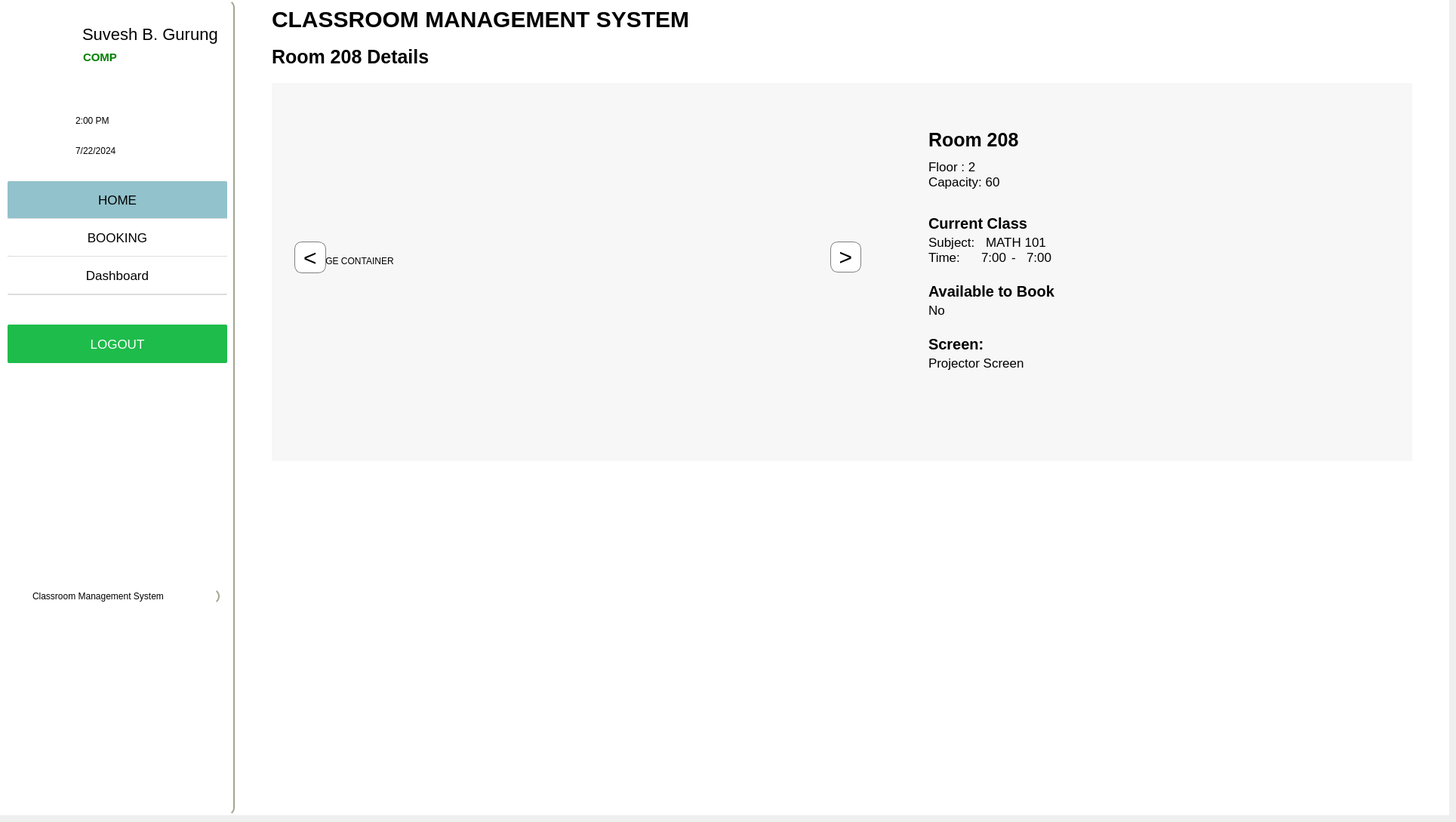
      <widget class="QWidget" name="room_208_page">
       <widget class="QFrame" name="frame_19">
        <property name="geometry">
         <rect>
          <x>0</x>
          <y>0</y>
          <width>1920</width>
          <height>1080</height>
         </rect>
        </property>
        <property name="styleSheet">
         <string notr="true">
background-color:white;
border:none;</string>
        </property>
        <property name="frameShape">
         <enum>QFrame::StyledPanel</enum>
        </property>
        <property name="frameShadow">
         <enum>QFrame::Raised</enum>
        </property>
        <widget class="QFrame" name="main_content_8">
         <property name="geometry">
          <rect>
           <x>320</x>
           <y>-10</y>
           <width>1591</width>
           <height>1080</height>
          </rect>
         </property>
         <property name="minimumSize">
          <size>
           <width>1541</width>
           <height>0</height>
          </size>
         </property>
         <property name="styleSheet">
          <string notr="true">
QFrame{
border-left:2px;

}</string>
         </property>
         <property name="frameShape">
          <enum>QFrame::StyledPanel</enum>
         </property>
         <property name="frameShadow">
          <enum>QFrame::Raised</enum>
         </property>
         <widget class="QFrame" name="header_9">
          <property name="geometry">
           <rect>
            <x>0</x>
            <y>10</y>
            <width>1581</width>
            <height>51</height>
           </rect>
          </property>
          <property name="frameShape">
           <enum>QFrame::StyledPanel</enum>
          </property>
          <property name="frameShadow">
           <enum>QFrame::Raised</enum>
          </property>
          <widget class="QLabel" name="label_24">
           <property name="geometry">
            <rect>
             <x>40</x>
             <y>0</y>
             <width>1161</width>
             <height>51</height>
            </rect>
           </property>
           <property name="styleSheet">
            <string notr="true">font-size:30px;
color:black;
font-weight:bold;</string>
           </property>
           <property name="text">
            <string>CLASSROOM MANAGEMENT SYSTEM</string>
           </property>
          </widget>
         </widget>
         <widget class="QFrame" name="room_info_6">
          <property name="geometry">
           <rect>
            <x>40</x>
            <y>120</y>
            <width>1511</width>
            <height>501</height>
           </rect>
          </property>
          <property name="styleSheet">
           <string notr="true">QFrame{
background-color:rgba(234, 234, 234,0.4);
}</string>
          </property>
          <property name="frameShape">
           <enum>QFrame::StyledPanel</enum>
          </property>
          <property name="frameShadow">
           <enum>QFrame::Raised</enum>
          </property>
          <widget class="QFrame" name="iamge_frame_6">
           <property name="geometry">
            <rect>
             <x>10</x>
             <y>10</y>
             <width>841</width>
             <height>471</height>
            </rect>
           </property>
           <property name="styleSheet">
            <string notr="true">color:black;
background:transparent;</string>
           </property>
           <property name="frameShape">
            <enum>QFrame::StyledPanel</enum>
           </property>
           <property name="frameShadow">
            <enum>QFrame::Raised</enum>
           </property>
           <widget class="QWidget" name="widget_6" native="true">
            <property name="geometry">
             <rect>
              <x>40</x>
              <y>20</y>
              <width>711</width>
              <height>411</height>
             </rect>
            </property>
            <widget class="QLabel" name="image_holder_6">
             <property name="geometry">
              <rect>
               <x>0</x>
               <y>0</y>
               <width>711</width>
               <height>411</height>
              </rect>
             </property>
             <property name="styleSheet">
              <string notr="true">background-color:transparent;</string>
             </property>
             <property name="text">
              <string>IMAGE CONTAINER</string>
             </property>
            </widget>
           </widget>
           <widget class="QPushButton" name="right_swipe_button_6">
            <property name="geometry">
             <rect>
              <x>730</x>
              <y>200</y>
              <width>41</width>
              <height>41</height>
             </rect>
            </property>
            <property name="styleSheet">
             <string notr="true">background-color:white;
border:1px solid grey;

border-radius: 10px;
max-width:40px;
max-height:40px;
font-size:30px;</string>
            </property>
            <property name="text">
             <string>&gt;</string>
            </property>
           </widget>
           <widget class="QPushButton" name="left_swipe_button_6">
            <property name="geometry">
             <rect>
              <x>20</x>
              <y>200</y>
              <width>42</width>
              <height>42</height>
             </rect>
            </property>
            <property name="styleSheet">
             <string notr="true">background-color:white;
border:1px solid grey;

border-radius: 10px;
max-width:40px;
max-height:40px;
font-size:30px;</string>
            </property>
            <property name="text">
             <string>&lt;</string>
            </property>
           </widget>
          </widget>
          <widget class="QFrame" name="room_details_info_6">
           <property name="geometry">
            <rect>
             <x>850</x>
             <y>30</y>
             <width>641</width>
             <height>471</height>
            </rect>
           </property>
           <property name="styleSheet">
            <string notr="true">background:transparent;</string>
           </property>
           <property name="frameShape">
            <enum>QFrame::StyledPanel</enum>
           </property>
           <property name="frameShadow">
            <enum>QFrame::Raised</enum>
           </property>
           <widget class="QLabel" name="room_number_11">
            <property name="geometry">
             <rect>
              <x>20</x>
              <y>30</y>
              <width>141</width>
              <height>31</height>
             </rect>
            </property>
            <property name="styleSheet">
             <string notr="true">color:black;
font-size:25px;
font-weight:bold;</string>
            </property>
            <property name="text">
             <string>Room 208</string>
            </property>
           </widget>
           <widget class="QLabel" name="Floor_6">
            <property name="geometry">
             <rect>
              <x>20</x>
              <y>70</y>
              <width>71</width>
              <height>21</height>
             </rect>
            </property>
            <property name="styleSheet">
             <string notr="true">color:black;
font-size:17px;</string>
            </property>
            <property name="text">
             <string>Floor : 2</string>
            </property>
           </widget>
           <widget class="QLabel" name="capacity_6">
            <property name="geometry">
             <rect>
              <x>20</x>
              <y>90</y>
              <width>101</width>
              <height>21</height>
             </rect>
            </property>
            <property name="styleSheet">
             <string notr="true">color:black;
font-size:17px;</string>
            </property>
            <property name="text">
             <string>Capacity: 60</string>
            </property>
           </widget>
           <widget class="QLabel" name="room_number_12">
            <property name="geometry">
             <rect>
              <x>20</x>
              <y>140</y>
              <width>171</width>
              <height>31</height>
             </rect>
            </property>
            <property name="styleSheet">
             <string notr="true">color:black;
font-size:20px;
font-weight:bold;</string>
            </property>
            <property name="text">
             <string>Current Class</string>
            </property>
           </widget>
           <widget class="QLabel" name="Subject_6">
            <property name="geometry">
             <rect>
              <x>20</x>
              <y>170</y>
              <width>71</width>
              <height>21</height>
             </rect>
            </property>
            <property name="styleSheet">
             <string notr="true">color:black;
font-size:17px;</string>
            </property>
            <property name="text">
             <string>Subject:</string>
            </property>
           </widget>
           <widget class="QLabel" name="Subject_name_6">
            <property name="geometry">
             <rect>
              <x>90</x>
              <y>170</y>
              <width>271</width>
              <height>21</height>
             </rect>
            </property>
            <property name="styleSheet">
             <string notr="true">color:black;
font-size:17px;
padding:2px;</string>
            </property>
            <property name="text">
             <string>MATH 101</string>
            </property>
           </widget>
           <widget class="QLabel" name="Time_6">
            <property name="geometry">
             <rect>
              <x>20</x>
              <y>190</y>
              <width>71</width>
              <height>21</height>
             </rect>
            </property>
            <property name="styleSheet">
             <string notr="true">color:black;
font-size:17px;</string>
            </property>
            <property name="text">
             <string>Time:</string>
            </property>
           </widget>
           <widget class="QLabel" name="start_time_6">
            <property name="geometry">
             <rect>
              <x>90</x>
              <y>190</y>
              <width>41</width>
              <height>21</height>
             </rect>
            </property>
            <property name="styleSheet">
             <string notr="true">color:black;
font-size:17px;</string>
            </property>
            <property name="text">
             <string>7:00 </string>
            </property>
           </widget>
           <widget class="QLabel" name="dash_6">
            <property name="geometry">
             <rect>
              <x>130</x>
              <y>190</y>
              <width>16</width>
              <height>21</height>
             </rect>
            </property>
            <property name="styleSheet">
             <string notr="true">color:black;
font-size:17px;</string>
            </property>
            <property name="text">
             <string>-</string>
            </property>
           </widget>
           <widget class="QLabel" name="end_time_6">
            <property name="geometry">
             <rect>
              <x>150</x>
              <y>190</y>
              <width>41</width>
              <height>21</height>
             </rect>
            </property>
            <property name="styleSheet">
             <string notr="true">color:black;
font-size:17px;</string>
            </property>
            <property name="text">
             <string>7:00 </string>
            </property>
           </widget>
           <widget class="QLabel" name="Available_6">
            <property name="geometry">
             <rect>
              <x>20</x>
              <y>230</y>
              <width>171</width>
              <height>31</height>
             </rect>
            </property>
            <property name="styleSheet">
             <string notr="true">color:black;
font-size:20px;
font-weight:bold;</string>
            </property>
            <property name="text">
             <string>Available to Book</string>
            </property>
           </widget>
           <widget class="QLabel" name="availability_status_6">
            <property name="geometry">
             <rect>
              <x>20</x>
              <y>260</y>
              <width>71</width>
              <height>21</height>
             </rect>
            </property>
            <property name="styleSheet">
             <string notr="true">color:black;
font-size:17px;</string>
            </property>
            <property name="text">
             <string>No</string>
            </property>
           </widget>
           <widget class="QLabel" name="screen_6">
            <property name="geometry">
             <rect>
              <x>20</x>
              <y>300</y>
              <width>171</width>
              <height>31</height>
             </rect>
            </property>
            <property name="styleSheet">
             <string notr="true">color:black;
font-size:20px;
font-weight:bold;</string>
            </property>
            <property name="text">
             <string>Screen:</string>
            </property>
           </widget>
           <widget class="QLabel" name="screentype_6">
            <property name="geometry">
             <rect>
              <x>20</x>
              <y>330</y>
              <width>131</width>
              <height>21</height>
             </rect>
            </property>
            <property name="styleSheet">
             <string notr="true">color:black;
font-size:17px;</string>
            </property>
            <property name="text">
             <string>Projector Screen</string>
            </property>
           </widget>
          </widget>
         </widget>
         <widget class="QLabel" name="room_name_6">
          <property name="geometry">
           <rect>
            <x>40</x>
            <y>60</y>
            <width>1161</width>
            <height>51</height>
           </rect>
          </property>
          <property name="styleSheet">
           <string notr="true">font-size:25px;
color:black;
font-weight:bold;</string>
          </property>
          <property name="text">
           <string>Room 208 Details</string>
          </property>
         </widget>
        </widget>
        <widget class="QFrame" name="sidebar_10">
         <property name="geometry">
          <rect>
           <x>0</x>
           <y>0</y>
           <width>311</width>
           <height>1080</height>
          </rect>
         </property>
         <property name="minimumSize">
          <size>
           <width>0</width>
           <height>0</height>
          </size>
         </property>
         <property name="styleSheet">
          <string notr="true">
background-color:white;
border:2.2px solid  rgb(162, 166, 143);
border-top:10px;
border-left:10px;
border-bottom:10px;
border-radius:10px;

</string>
         </property>
         <property name="frameShape">
          <enum>QFrame::StyledPanel</enum>
         </property>
         <property name="frameShadow">
          <enum>QFrame::Raised</enum>
         </property>
         <widget class="QFrame" name="frame_20">
          <property name="geometry">
           <rect>
            <x>10</x>
            <y>10</y>
            <width>291</width>
            <height>121</height>
           </rect>
          </property>
          <property name="styleSheet">
           <string notr="true">border:none;</string>
          </property>
          <property name="frameShape">
           <enum>QFrame::StyledPanel</enum>
          </property>
          <property name="frameShadow">
           <enum>QFrame::Raised</enum>
          </property>
          <widget class="QLabel" name="username_10">
           <property name="geometry">
            <rect>
             <x>99</x>
             <y>20</y>
             <width>201</width>
             <height>31</height>
            </rect>
           </property>
           <property name="styleSheet">
            <string notr="true">color:rgb(0, 0, 0);
font-size:22px;</string>
           </property>
           <property name="text">
            <string>Suvesh B. Gurung</string>
           </property>
          </widget>
          <widget class="QLabel" name="department_10">
           <property name="geometry">
            <rect>
             <x>100</x>
             <y>50</y>
             <width>191</width>
             <height>31</height>
            </rect>
           </property>
           <property name="styleSheet">
            <string notr="true">color:green;
font-weight:bold;
font-size:15px;</string>
           </property>
           <property name="text">
            <string>COMP</string>
           </property>
          </widget>
          <widget class="QLabel" name="label_25">
           <property name="geometry">
            <rect>
             <x>0</x>
             <y>0</y>
             <width>91</width>
             <height>91</height>
            </rect>
           </property>
           <property name="styleSheet">
            <string notr="true">
background-image: url(:/resource/assets/Cms.png);
</string>
           </property>
           <property name="text">
            <string/>
           </property>
           <property name="pixmap">
            <pixmap resource="resources.qrc">:/resource/assets/Cms.png</pixmap>
           </property>
           <property name="scaledContents">
            <bool>true</bool>
           </property>
          </widget>
         </widget>
         <widget class="QFrame" name="dynamic_time_9">
          <property name="geometry">
           <rect>
            <x>10</x>
            <y>130</y>
            <width>291</width>
            <height>121</height>
           </rect>
          </property>
          <property name="styleSheet">
           <string notr="true">border:none;</string>
          </property>
          <property name="frameShape">
           <enum>QFrame::StyledPanel</enum>
          </property>
          <property name="frameShadow">
           <enum>QFrame::Raised</enum>
          </property>
          <widget class="QLabel" name="time_9">
           <property name="geometry">
            <rect>
             <x>90</x>
             <y>20</y>
             <width>141</width>
             <height>20</height>
            </rect>
           </property>
           <property name="styleSheet">
            <string notr="true">QLabel{
color:black;
font-size:17px;
};</string>
           </property>
           <property name="text">
            <string>2:00 PM</string>
           </property>
          </widget>
          <widget class="QLabel" name="time_icon_9">
           <property name="geometry">
            <rect>
             <x>50</x>
             <y>20</y>
             <width>21</width>
             <height>21</height>
            </rect>
           </property>
           <property name="text">
            <string/>
           </property>
           <property name="pixmap">
            <pixmap resource="resources.qrc">:/resource/assets/clock.png</pixmap>
           </property>
           <property name="scaledContents">
            <bool>true</bool>
           </property>
          </widget>
          <widget class="QLabel" name="date_11">
           <property name="geometry">
            <rect>
             <x>90</x>
             <y>60</y>
             <width>141</width>
             <height>20</height>
            </rect>
           </property>
           <property name="styleSheet">
            <string notr="true">QLabel{
color:black;
font-size:17px;
};</string>
           </property>
           <property name="text">
            <string>7/22/2024</string>
           </property>
          </widget>
          <widget class="QLabel" name="date_icon_9">
           <property name="geometry">
            <rect>
             <x>50</x>
             <y>60</y>
             <width>21</width>
             <height>21</height>
            </rect>
           </property>
           <property name="text">
            <string/>
           </property>
           <property name="pixmap">
            <pixmap resource="resources.qrc">:/resource/assets/calendar.png</pixmap>
           </property>
           <property name="scaledContents">
            <bool>true</bool>
           </property>
          </widget>
         </widget>
         <widget class="QFrame" name="navigation_9">
          <property name="geometry">
           <rect>
            <x>10</x>
            <y>240</y>
            <width>291</width>
            <height>191</height>
           </rect>
          </property>
          <property name="styleSheet">
           <string notr="true">border:none;</string>
          </property>
          <property name="frameShape">
           <enum>QFrame::StyledPanel</enum>
          </property>
          <property name="frameShadow">
           <enum>QFrame::Raised</enum>
          </property>
          <widget class="QPushButton" name="home_11">
           <property name="geometry">
            <rect>
             <x>0</x>
             <y>0</y>
             <width>291</width>
             <height>51</height>
            </rect>
           </property>
           <property name="styleSheet">
            <string notr="true">QPushButton {
    background-color: rgb(146,194,204);
    font-size: 17px;
    color: black;
    border: none;
border-radius:2px;
    border-bottom: 2px solid rgb(221, 221, 221); /* Adds a bottom border */
}

QPushButton:hover {
    background-color: grey;
    color: white;
}
</string>
           </property>
           <property name="text">
            <string>HOME</string>
           </property>
          </widget>
          <widget class="QPushButton" name="booking_11">
           <property name="geometry">
            <rect>
             <x>0</x>
             <y>50</y>
             <width>291</width>
             <height>51</height>
            </rect>
           </property>
           <property name="styleSheet">
            <string notr="true">QPushButton {
    background-color: white;
    font-size: 17px;
    color: black;
    border: none;
border-radius:2px;
    border-bottom: 2px solid rgb(221, 221, 221); /* Adds a bottom border */
}

QPushButton:hover {
    background-color: grey;
    color: white;
}
</string>
           </property>
           <property name="text">
            <string>BOOKING</string>
           </property>
          </widget>
          <widget class="QPushButton" name="schedule_11">
           <property name="geometry">
            <rect>
             <x>0</x>
             <y>100</y>
             <width>291</width>
             <height>51</height>
            </rect>
           </property>
           <property name="styleSheet">
            <string notr="true">QPushButton {
    background-color: white;
    font-size: 17px;
    color: black;
    border: none;
border-radius:2px;
    border-bottom: 2px solid rgb(221, 221, 221); /* Adds a bottom border */
}

QPushButton:hover {
    background-color: grey;
    color: white;
}
</string>
           </property>
           <property name="text">
            <string>Dashboard</string>
           </property>
          </widget>
         </widget>
         <widget class="QFrame" name="log_9">
          <property name="geometry">
           <rect>
            <x>10</x>
            <y>430</y>
            <width>291</width>
            <height>191</height>
           </rect>
          </property>
          <property name="styleSheet">
           <string notr="true">border:none;</string>
          </property>
          <property name="frameShape">
           <enum>QFrame::StyledPanel</enum>
          </property>
          <property name="frameShadow">
           <enum>QFrame::Raised</enum>
          </property>
          <widget class="QPushButton" name="logout_button_11">
           <property name="geometry">
            <rect>
             <x>0</x>
             <y>0</y>
             <width>291</width>
             <height>51</height>
            </rect>
           </property>
           <property name="styleSheet">
            <string notr="true">

QPushButton {
background-color: rgb(30, 188, 75);
color:white;
border-radius:2px;
font-size:17px;
        }



QPushButton:hover {
          background-color: #0fa191;
			color:white;
        }</string>
           </property>
           <property name="text">
            <string>LOGOUT</string>
           </property>
          </widget>
         </widget>
         <widget class="QLabel" name="index_11">
          <property name="geometry">
           <rect>
            <x>40</x>
            <y>780</y>
            <width>251</width>
            <height>20</height>
           </rect>
          </property>
          <property name="styleSheet">
           <string notr="true">color: rgb(0, 0, 0);</string>
          </property>
          <property name="text">
           <string>Classroom Management System</string>
          </property>
         </widget>
        </widget>
       </widget>
      </widget>
